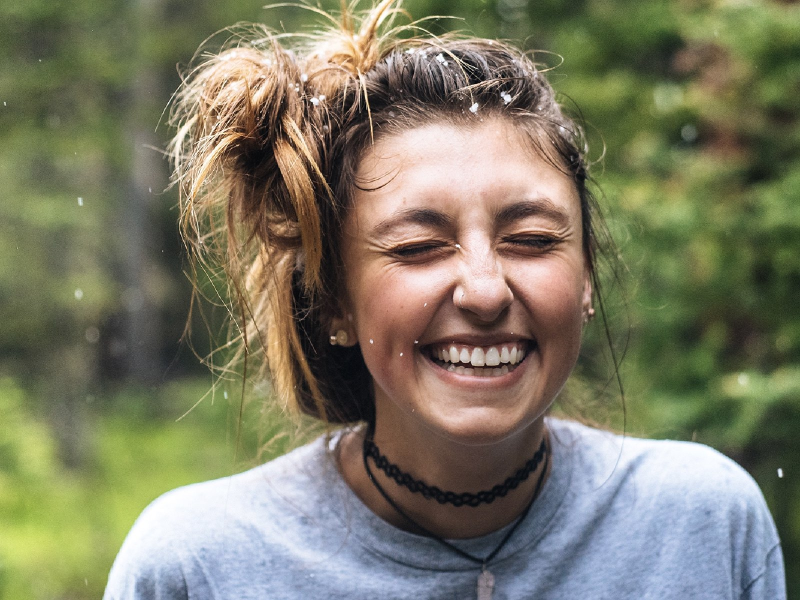
#> input picture images/Robin.jpg, 1600 x 1200 px (shown at 1/2 size); the run also reads 1 picture not shown here
$ jupyter execute ComputerVisionNotebook.ipynb   (shell and % lines are left out)   (older library calls are emulated)
#> lines starting #> are read from the running program, lines starting #| are printed output that depends on the picture
# read image, display it

[cell 1]
import cv2
img = cv2.imread('images/Robin.jpg')
#> img is the input picture: shape (1200, 1600, 3); mean B, G, R 101.8, 123, 124.9
gray = cv2.cvtColor(img, cv2.COLOR_BGR2GRAY)
cv2.imshow('image', img)
cv2.imshow('Gray image', gray)
cv2.waitKey(0)
cv2.destroyAllWindows()

# read, convert to grayscale, save

[cell 2]
import cv2
img = cv2.imread('images/Anna.jpg')
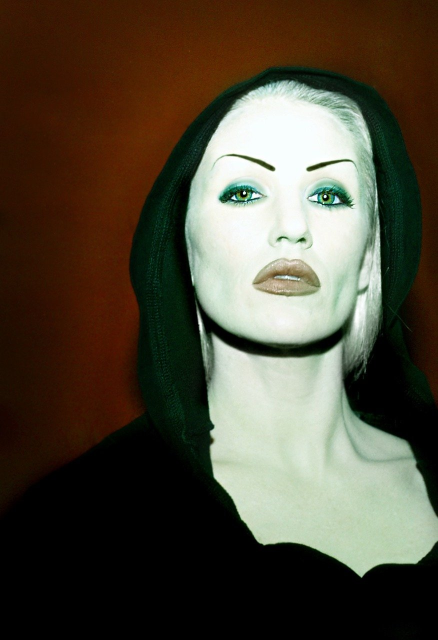
#> input picture images/Anna.jpg, 876 x 1280 px (shown at 1/2 size)
#> img is the input picture: shape (1280, 876, 3); mean B, G, R 58, 73, 79.7
gray = cv2.cvtColor(img, cv2.COLOR_BGR2GRAY)
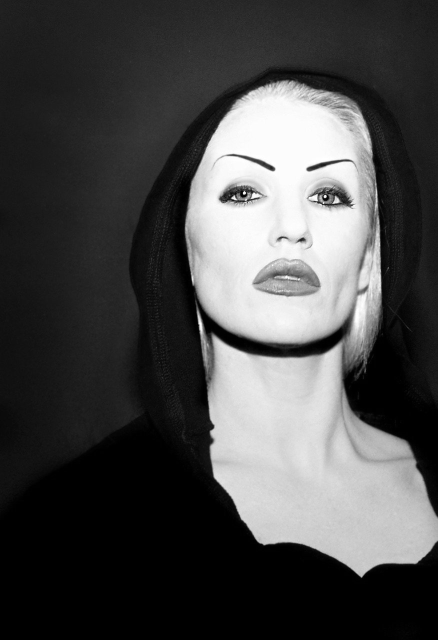
#> gray: shape (1280, 876) (shown at 1/2 size); min 0, max 255, mean 73.3
cv2.imwrite('images/AnnaGray.jpg', gray)
#> Out = True

# Image is just a function
## Read grayscale, and plot this function

[cell 3]
from mpl_toolkits import mplot3d
import numpy as np
import matplotlib.pyplot as plt
from matplotlib import cm

img = cv2.imread('images/AnnaGray.jpg', cv2.IMREAD_GRAYSCALE)
#> img: shape (1280, 876); min 0, max 255, mean 73.3
x=np.arange(0, img.shape[1])
#> x = 876 values from 0 to 875
y=np.arange(0, img.shape[0])
#> y = 1280 values from 0 to 1279
xx, yy = np.meshgrid(x, y)

# Set up Figure and 3D Axes
fig = plt.figure(figsize=(12,12))
ax = fig.add_subplot(111, projection='3d')

# Plot using Axes notation
ax.view_init(75, 140)
ax.plot_surface(xx, yy, img, cmap=cm.Greys)
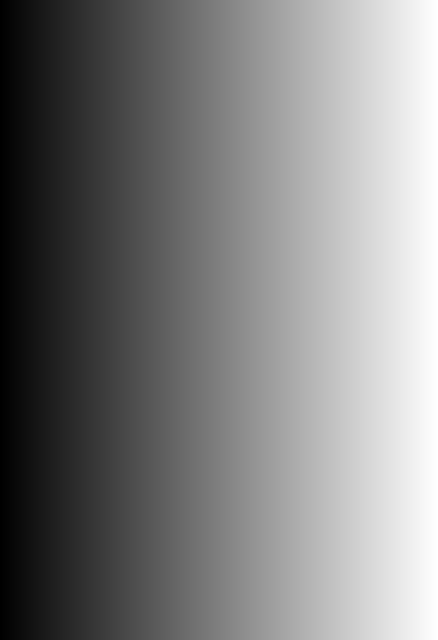
#> xx: shape (1280, 876) int64 (shown at 1/2 size); min 0, max 875, mean 437.5; drawn with min black and max white
#> the sliders are set to i = 1

# Convolution & Correlations
## Animation how correlation works

[cell 4]
import numpy as np
import pandas as pd
import matplotlib.pyplot as plt
import matplotlib.image as mpimg
from ipywidgets import interactive, IntSlider, Layout, Button
def g(i):
#> called with i = 1
    plt.figure(figsize = (8,8))
    plt.imshow(mpimg.imread('animations\\correlation\\corr'+f'{i:04d}'+'.png'))
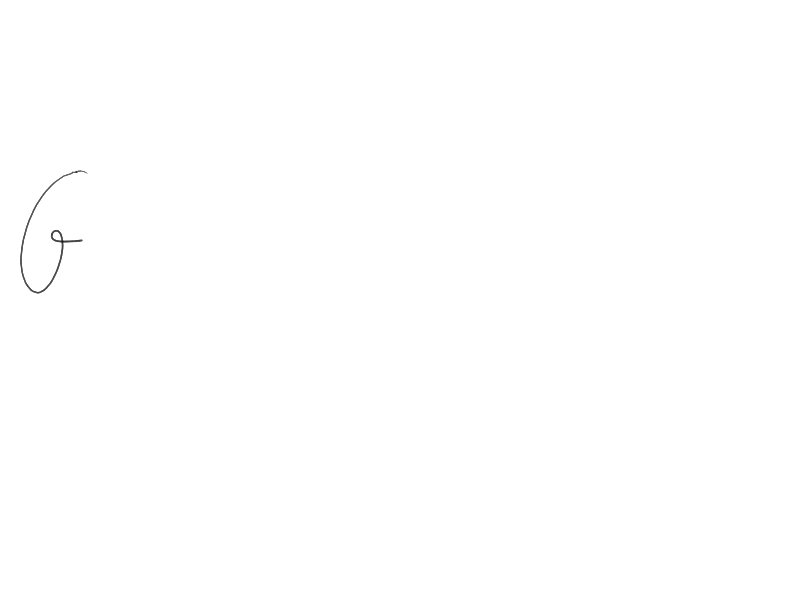
#> input picture animations/correlation/corr0001.png, 800 x 600 px, found by its file name
    # plt.axis('off')
    plt.show()

interactive_plot = interactive(g, i=IntSlider(    value=1,    min=1,    max=254,    step=1,   layout=Layout(width='1400px') ))
interactive_plot

## Same as on the animation, but with python

[cell 5]
from scipy import signal
import numpy as np

H = np.array([[1,2],[3,0]])
F=np.array([[2,2,3],[0,1,3],[1,2,0]])

print("H \n",H )
print("F \n",F)
correlation= signal.correlate2d(F, H, mode='valid') # in this function we bass image first then filter
print("correlation(H, F)\n",correlation)

## Correlate impulse with simple image

[cell 6]
from scipy import signal
import numpy as np

impulse = np.zeros([5,5])
impulse[2,2]=1
print("impulse\n", impulse)

img = np.arange(1,10).reshape((3, 3))
print("img\n",img)

correlation= signal.correlate2d(impulse, img)
print("correlation(impulse, img)\n",correlation)

correlation= signal.correlate2d(img, impulse)
print("correlation(img, impulse)\n",correlation)

convolve2d= signal.convolve2d(impulse, img)
print("convolve2d(impulse, img)\n",convolve2d)

## Convolve impulse and image
See that they are the opposite (corr and conv).

[cell 7]
from scipy import signal
import numpy as np

impulse = np.zeros([5,5])
impulse[2,2]=1
print("impulse\n", impulse)

img = np.arange(1,10).reshape((3, 3))
print("img\n",img)

correlation= signal.convolve2d(impulse, img)
print("convolution(impulse, img)\n",correlation)

correlation= signal.convolve2d(img, impulse)
print("convolution(img, impulse)\n",correlation)

# Derivatives of image
Using numpy to get derivative in horizontal direction

[cell 8]
from scipy import signal
import numpy as np
img = np.zeros([5,5])
img[0:5,2]=1
print("img\n",img)
print("gradient horizontal\n",np.gradient(img, axis=1))

## now we see there 0.5 ??
Those are called symmetric derivatives. Numerical Derivatives reminder

[Calculus 3.04a - Numerical Derivatives on YT](https://www.youtube.com/watch?v=oi2mrzVu0AE)

[cell 9]
from IPython.display import Video
Video("video\\videoplayback.mp4")

# Canny algorithm in openCV

[cell 10]
import numpy as np
import cv2
from matplotlib import pyplot as plt
img = cv2.imread('images/RobinGray.jpg', cv2.IMREAD_GRAYSCALE)
edges = cv2.Canny(img,100,200,19)
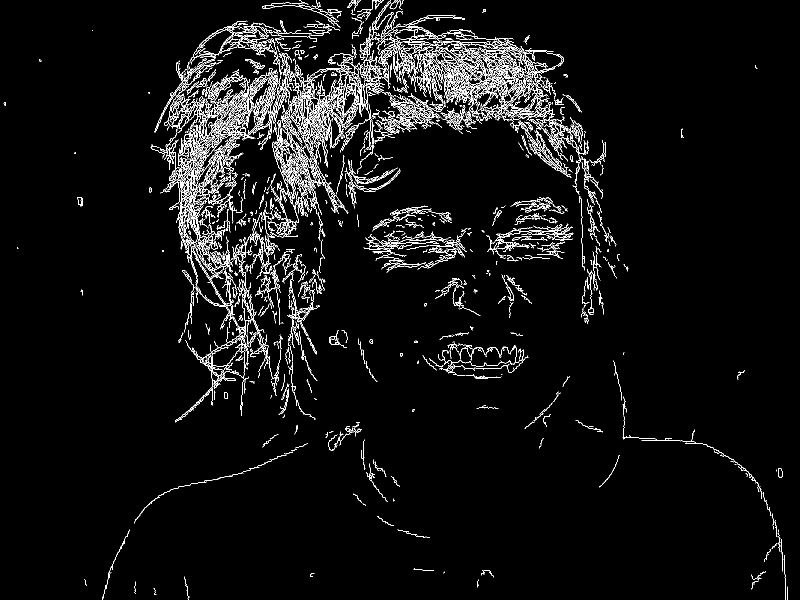
#> edges: shape (1200, 1600) (shown at 1/2 size); 4.3% white in thin lines or dots
plt.subplot(121),plt.imshow(img,cmap = 'gray')
plt.title('Original Image'), plt.xticks([]), plt.yticks([])
plt.subplot(122),plt.imshow(edges,cmap = 'gray')
plt.title('Canny detected edges'), plt.xticks([]), plt.yticks([])
plt.show()

# Projecting point P from 3d to 2d

[cell 11]
import numpy as np
#Given point P and focal lenght f
P=np.array([200,100,120,1])
f=50

#building projection matrix
matrix=np.zeros([3,4])
matrix[0,0]=1
matrix[1,1]=1
matrix[2,2]=1/f
#matrix*=f  # <--- this line scales projection matrix by f, results are the same
print("matrix\n", matrix)

#Calculating 2d point p, output in homogenous coordinates
p=matrix.dot(P)
print("p: ", p)

#Calculating position on image (u,v), transforming to cartesian
p_cartesian= np.array([p[0]/p[2], p[1]/p[2]  ] )
print("p_cartesian: ", p_cartesian)

# Correspondence Problem
## Prepare two images
Image taken from here https://www.lockhaven.edu/~dsimanek/3d/stereo/3dgallery.htm

1. Read image
2. Convert to grayscale
3. Rescale between [-1, 1]
4. plot inline

5. Cut in half
6. Plot the result

[cell 12]
import cv2
import matplotlib.pyplot as plt


img = cv2.imread('images/stereo_vision_camera.jpg')
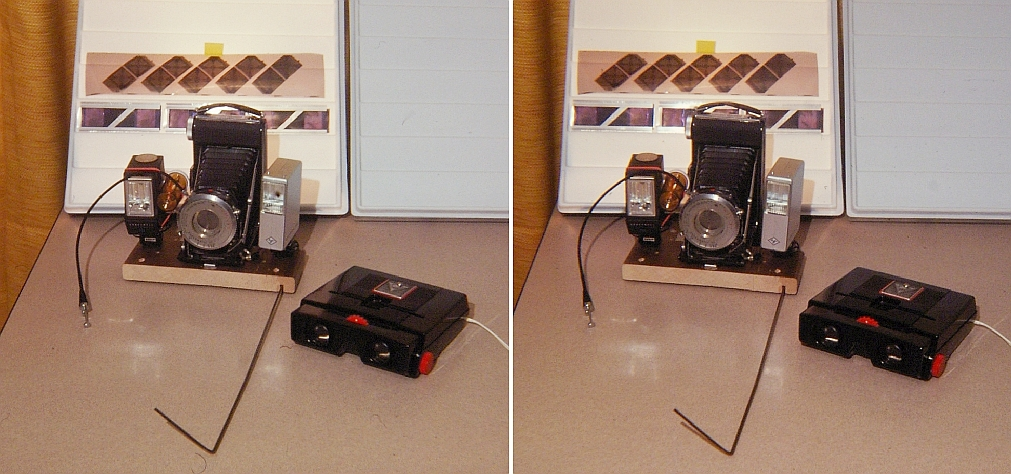
#> input picture images/stereo_vision_camera.jpg, 1011 x 474 px
#> img is the input picture: shape (474, 1011, 3); mean B, G, R 115.3, 131.7, 158.3
gray = cv2.cvtColor(img, cv2.COLOR_BGR2GRAY)
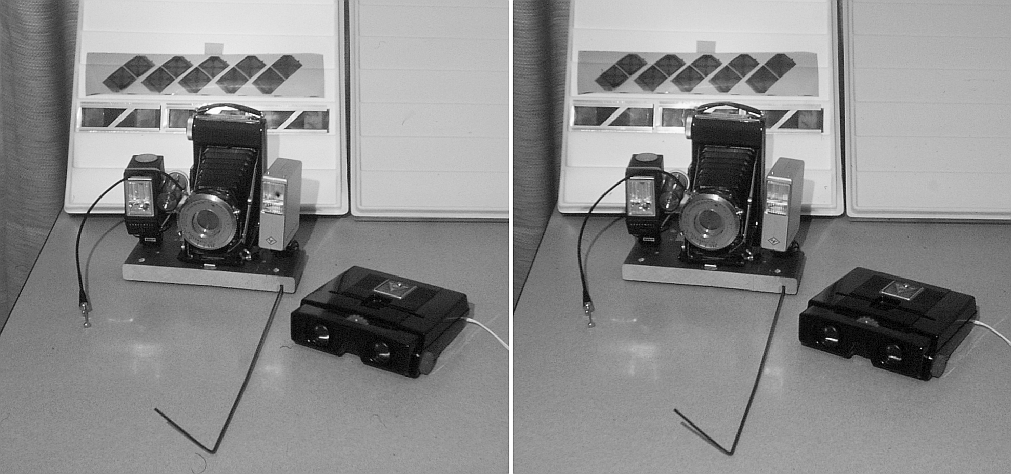
#> gray: shape (474, 1011); min 0, max 255, mean 137.8

norm_image = cv2.normalize(gray, None, alpha=-1, beta=1, norm_type=cv2.NORM_MINMAX, dtype=cv2.CV_32F)

plt.rcParams['figure.figsize'] = [10, 5]
plt.figure()
plt.imshow(gray,cmap='gray')


height, width = gray.shape
#> height = 474; width = 1011
width_cutoff = width // 2
#> width_cutoff = 505

s1 = norm_image[:, :width_cutoff]
s2 = norm_image[:, width_cutoff+1:]
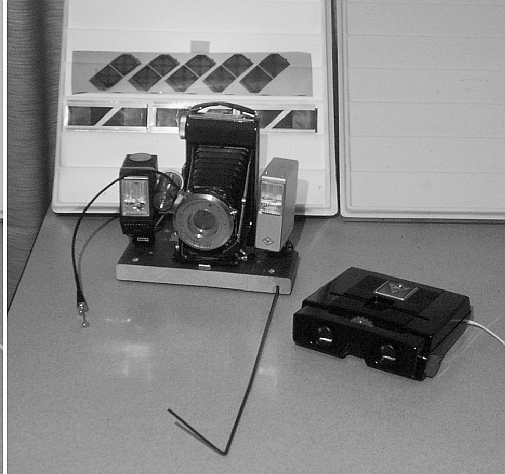
#> s2: shape (474, 505) float32; min -1, max 1, mean 0.0701; drawn with min black and max white


plt.figure()
plt.subplot(121)
plt.imshow(s1,cmap='gray')
plt.subplot(122)
plt.imshow(s2,cmap='gray')

# Correspondence Problem Get patch
Get patch from the first image

[cell 13]
patch_x=170
patch_y=190
patch_size=60
patch = s1[patch_y:patch_y+patch_size, patch_x:patch_x+patch_size]
plt.figure()
plt.imshow(patch,cmap='gray')

# Correspondence Problem, Where to look for the patch in second image -> epipolar constraint
Now using epipolar constraind, and assuming colinear planes (images). We can just look for the patch in horizontal line with the same hegight as patch height (becasue we assume that camea between those two moved in this simplified way)

[cell 14]
plt.subplot(121)
plt.imshow(s1,cmap='gray')
plt.subplot(122)
plt.imshow(s2,cmap='gray')
plt.axhline(y=patch_y, color='r', linestyle='--')

# Correspondence Problem, Find patch using SSd or Cross-correlation as a cost

[cell 15]
import numpy as np
from scipy.signal import correlate2d

cost_Conv=[]
cost_SSD=[]
smallest_x=0
for x in range(s2.shape[0]-patch_size+1):
    second_patch = s2[patch_y:patch_y+patch_size, x:x+patch_size]
    cost_SSD.append(np.sum((patch[:,:]-second_patch[:,:])**2))
    cost_Conv.append(np.sum(np.multiply(second_patch,patch)))
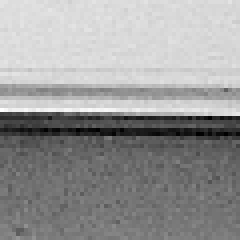
#> second_patch: shape (60, 60) float32 (shown 4 times larger); min -0.725, max 0.663, mean 0.103; drawn with min black and max white
#> after the loop, cost_Conv = 415 values, max 693 at index 166, min -152.1 at index 352, mean 193.1; cost_SSD = 415 values, max 1452.6 at index 308, min 102.9 at index 166, mean 1097.9
cost_SSD.index(min(cost_SSD))
#> Out = 166

[cell 16]
plt.subplot(211)
plt.plot(cost_SSD, 'r')
plt.axvline(x=patch_x, color='g', linestyle='--')
plt.subplot(212)
plt.plot(cost_Conv,'b')
plt.axvline(x=patch_x, color='g', linestyle='--')

patch_x
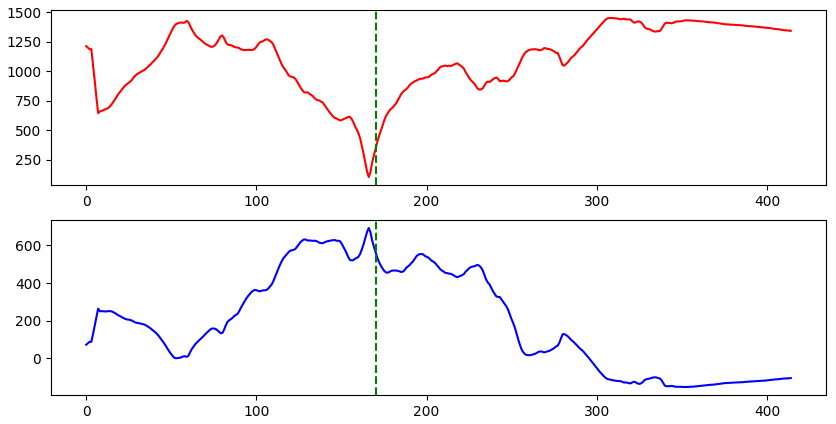
#> figure drawn by matplotlib, 2 panels; panel 1: curve peaks at x = 308, y = 1452.6; panel 2: curve peaks at x = 166, y = 693
